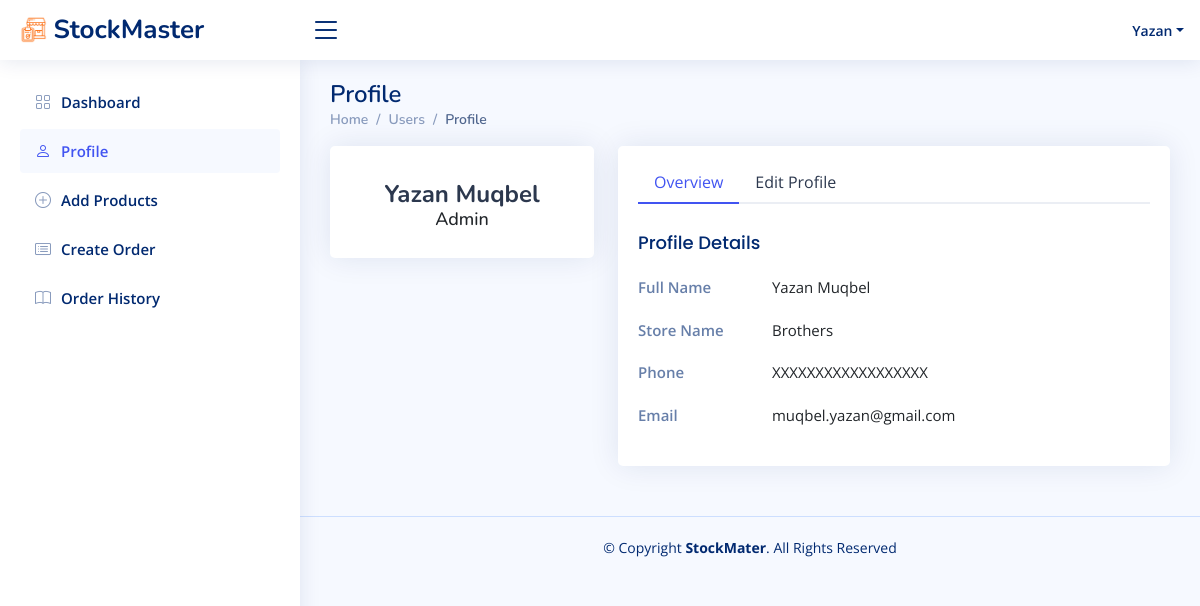
Screenshot of /dashboard/profile (signed in) with the database file from the repository.
### StockMaster_app/models.py (models this page shows)
class User(models.Model):
    f_name = models.CharField(max_length=255)
    l_name = models.CharField(max_length=255)
    s_name = models.CharField(max_length=255)
    email = models.CharField(max_length=255)
    password = models.CharField(max_length=255)
    created_at = models.DateTimeField(auto_now_add=True)
    updated_at = models.DateTimeField(auto_now=True)
    objects = UserManager()

### StockMaster_app/views.py (the view)
# urls.py: path('dashboard/profile', views.profile, name='profile'),
def profile(request):
    user = check_session(request)
    context = {
        'user': user,
    }
    return render(request, 'users-profile.html', context)

### StockMaster_app/views.py (called while the page is built)
def check_session(request):
    if request.session.has_key('user') == True:
        user_session = User.objects.get(id=request.session['user'])
    else:
        user_session = False
    return user_session

### StockMaster_app/templates/users-profile.html (shortened to what this page needs)
{% load static %}
<!DOCTYPE html>
<html lang="en">
<head>
  <link rel="stylesheet" href="{% static 'vendor/bootstrap/css/bootstrap.min.css' %}">
  <link rel="stylesheet" href="{% static 'vendor/bootstrap-icons/bootstrap-icons.css' %}">
  <link rel="stylesheet" href="{% static 'vendor/boxicons/css/boxicons.min.css' %}">
  <link rel="stylesheet" href="{% static 'vendor/quill/quill.snow.css' %}">
  <link rel="stylesheet" href="{% static 'vendor/quill/quill.bubble.css' %}">
  <link rel="stylesheet" href="{% static 'vendor/remixicon/remixicon.css' %}">
  <link rel="stylesheet" href="{% static 'vendor/simple-datatables/style.css' %}">
  <link rel="stylesheet" href="{% static 'style.css' %}">
</head>
<body>
  <header id="header" class="header fixed-top d-flex align-items-center">
    <div class="d-flex align-items-center justify-content-between">
      <a href="#" class="logo d-flex align-items-center">
        <img src="{% static 'img/logo.png' %}" alt="">
        <span class="d-none d-lg-block">StockMaster</span>
      </a>
      <i class="bi bi-list toggle-sidebar-btn"></i>
    </div>
    <nav class="header-nav ms-auto">
      <ul class="d-flex align-items-center">
        <li class="nav-item dropdown pe-3">
          <a class="nav-link nav-profile d-flex align-items-center pe-0" href="#" data-bs-toggle="dropdown">
            <span class="d-none d-md-block dropdown-toggle ps-2">{{user.f_name}}</span>
          </a>
        </li>
      </ul>
    </nav>
  </header>
  {% if user %}
  <aside id="sidebar" class="sidebar">
    <ul class="sidebar-nav" id="sidebar-nav">
      <li class="nav-item">
        <a class="nav-link collapsed" href="/dashboard">
          <i class="bi bi-grid"></i>
          <span>Dashboard</span>
        </a>
      </li>
      <li class="nav-item">
        <a class="nav-link " href="#">
          <i class="bi bi-person"></i>
          <span>Profile</span>
        </a>
      </li>
      <li class="nav-item">
        <a class="nav-link collapsed" href="/display_products">
          <i class="bi bi-plus-circle"></i>
          <span>Add Products</span>
        </a>
      </li>
      <li class="nav-item">
        <a class="nav-link collapsed" href="/order_page">
          <i class="bi bi-card-list"></i>
          <span>Create Order</span>
        </a>
      </li>
      <li class="nav-item">
        <a class="nav-link collapsed" href="{% url 'SM_app:display_orders_page' %}">
          <i class="bi bi-book"></i>
          <span>Order History</span>
        </a>
      </li>
    </ul>
  </aside>
  <main id="main" class="main">
    <div class="pagetitle">
      <h1>Profile</h1>
      <nav>
        <ol class="breadcrumb">
          <li class="breadcrumb-item"><a href="index.html">Home</a></li>
          <li class="breadcrumb-item">Users</li>
          <li class="breadcrumb-item active">Profile</li>
        </ol>
      </nav>
    </div>
    <section class="section profile">
      <div class="row">
        <div class="col-xl-4">
          <div class="card">
            <div class="card-body profile-card pt-4 d-flex flex-column align-items-center">
              <h2>{{user.f_name}} {{user.l_name}}</h2>
              <h3>Admin</h3>
            </div>
          </div>
        </div>
        <div class="col-xl-8">
          <div class="card">
            <div class="card-body pt-3">
              <ul class="nav nav-tabs nav-tabs-bordered">
                <li class="nav-item">
                  <button class="nav-link active" data-bs-toggle="tab"
                    data-bs-target="#profile-overview">Overview</button>
                </li>
                <li class="nav-item">
                  <button class="nav-link" data-bs-toggle="tab" data-bs-target="#profile-edit">Edit Profile</button>
                </li>
              </ul>
              <div class="tab-content pt-2">
                <div class="tab-pane fade show active profile-overview" id="profile-overview">
                  <h5 class="card-title">Profile Details</h5>
                  <div class="row">
                    <div class="col-lg-3 col-md-4 label ">Full Name</div>
                    <div class="col-lg-9 col-md-8">{{user.f_name}} {{user.l_name}}</div>
                  </div>
                  <div class="row">
                    <div class="col-lg-3 col-md-4 label">Store Name</div>
                    <div class="col-lg-9 col-md-8">{{user.s_name}}</div>
                  </div>
                  <div class="row">
                    <div class="col-lg-3 col-md-4 label">Phone</div>
                    <div class="col-lg-9 col-md-8">XXXXXXXXXXXXXXXXXX</div>
                  </div>
                  <div class="row">
                    <div class="col-lg-3 col-md-4 label">Email</div>
                    <div class="col-lg-9 col-md-8">{{user.email}}</div>
                  </div>
                </div>
              </div>
            </div>
          </div>
        </div>
      </div>
    </section>
  </main>
  <footer id="footer" class="footer">
    <div class="copyright">
      &copy; Copyright <strong><span>StockMater</span></strong>. All Rights Reserved
    </div>
  </footer>
  {% endif %}
</body>
</html>

### StockMaster_app/static/style.css (style rules this page uses)
:root { scroll-behavior: smooth; }
body { font-family: "Open Sans", sans-serif; background: #f6f9ff; color: #444444; }
a { color: #4154f1; text-decoration: none; }
h1, h2, h3, h4, h5, h6 { font-family: "Nunito", sans-serif; }
#main { margin-top: 60px; padding: 20px 30px; transition: all 0.3s; }
.pagetitle { margin-bottom: 10px; }
.pagetitle h1 { font-size: 24px; margin-bottom: 0; font-weight: 600; color: #012970; }
.card { margin-bottom: 30px; border: none; border-radius: 5px; box-shadow: 0px 0 30px rgba(1, 41, 112, 0.1); }
.card-title { padding: 20px 0 15px 0; font-size: 18px; font-weight: 500; color: #012970; font-family: "Poppins", sans-serif; }
.card-body { padding: 0 20px 20px 20px; }
.breadcrumb { font-size: 14px; font-family: "Nunito", sans-serif; color: #899bbd; font-weight: 600; }
.breadcrumb a { color: #899bbd; transition: 0.3s; }
.breadcrumb .breadcrumb-item::before { color: #899bbd; }
.breadcrumb .active { color: #51678f; font-weight: 600; }
.nav-tabs-bordered { border-bottom: 2px solid #ebeef4; }
.nav-tabs-bordered .nav-link { margin-bottom: -2px; border: none; color: #2c384e; }
.nav-tabs-bordered .nav-link.active { background-color: #fff; color: #4154f1; border-bottom: 2px solid #4154f1; }
.logo { line-height: 1; }
@media (min-width: 1200px) { .logo { width: 280px; } }
.logo img { max-height: 26px; margin-right: 6px; }
.logo span { font-size: 26px; font-weight: 700; color: #012970; font-family: "Nunito", sans-serif; }
.header { transition: all 0.5s; z-index: 997; height: 60px; box-shadow: 0px 2px 20px rgba(1, 41, 112, 0.1); background-color: #fff; padding-left: 20px; }
.header .toggle-sidebar-btn { font-size: 32px; padding-left: 10px; cursor: pointer; color: #012970; }
.header-nav ul { list-style: none; }
.header-nav>ul { margin: 0; padding: 0; }
.header-nav .nav-profile { color: #012970; }
.header-nav .nav-profile span { font-size: 14px; font-weight: 600; }
.sidebar { position: fixed; top: 60px; left: 0; bottom: 0; width: 300px; z-index: 996; transition: all 0.3s; padding: 20px; overflow-y: auto; scrollbar-width: thin; scrollbar-color: #aab7cf transparent; box-shadow: 0px 0px 20px rgba(1, 41, 112, 0.1); background-color: #fff; }
@media (min-width: 1200px) { #main, #footer { margin-left: 300px; } }
.sidebar-nav { padding: 0; margin: 0; list-style: none; }
.sidebar-nav li { padding: 0; margin: 0; list-style: none; }
.sidebar-nav .nav-item { margin-bottom: 5px; }
.sidebar-nav .nav-link { display: flex; align-items: center; font-size: 15px; font-weight: 600; color: #4154f1; transition: 0.3; background: #f6f9ff; padding: 10px 15px; border-radius: 4px; }
.sidebar-nav .nav-link i { font-size: 16px; margin-right: 10px; color: #4154f1; }
.sidebar-nav .nav-link.collapsed { color: #012970; background: #fff; }
.sidebar-nav .nav-link.collapsed i { color: #899bbd; }
.profile .profile-card h2 { font-size: 24px; font-weight: 700; color: #2c384e; margin: 10px 0 0 0; }
.profile .profile-card h3 { font-size: 18px; }
.profile .profile-overview .row { margin-bottom: 20px; font-size: 15px; }
.profile .profile-overview .card-title { color: #012970; }
.profile .profile-overview .label { font-weight: 600; color: rgba(1, 41, 112, 0.6); }
.footer { padding: 20px 0; font-size: 14px; transition: all 0.3s; border-top: 1px solid #cddfff; }
.footer .copyright { text-align: center; color: #012970; }

### rows the page displays
User: f_name "Yazan", l_name "Muqbel", s_name "Brothers", email "muqbel.yazan@gmail.com"
